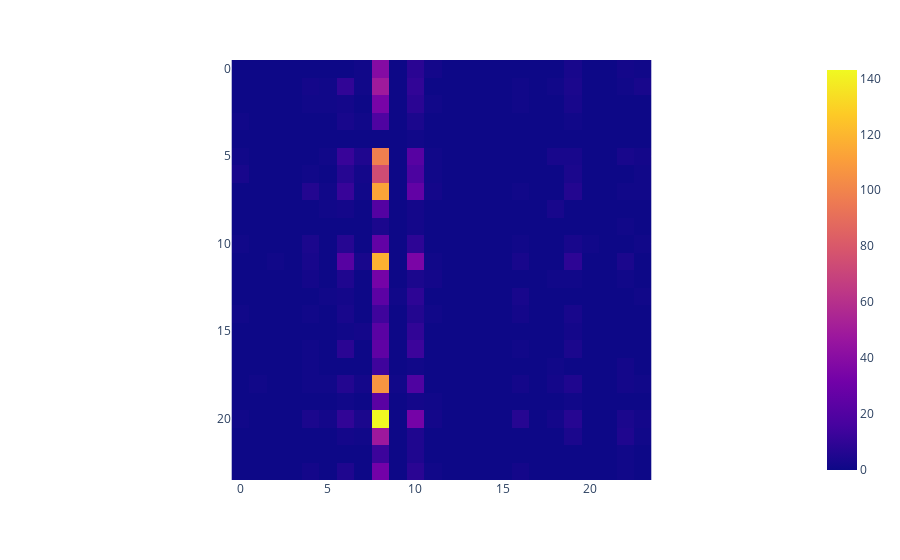

Notebook code cell kept with this figure:
### Code cell
px.imshow(cm)

### Figure 1 — Plotly figure (JSON) as saved in the notebook; plotly's stock layout.template omitted (floating-point values rounded to 4 significant figures; data arrays with more than 128 entries replaced by an {"elided": "..."} marker saying what was removed)
{"data": [{"coloraxis": "coloraxis", "hovertemplate": "x: %{x}<br>y: %{y}<br>color: %{z}<extra></extra>", "name": "0", "type": "heatmap", "xaxis": "x", "yaxis": "y", "z": {"elided": "24x24 int values"}}], "layout": {"coloraxis": {"colorscale": [[0, "#0d0887"], [0.1111, "#46039f"], [0.2222, "#7201a8"], [0.3333, "#9c179e"], [0.4444, "#bd3786"], [0.5556, "#d8576b"], [0.6667, "#ed7953"], [0.7778, "#fb9f3a"], [0.8889, "#fdca26"], [1, "#f0f921"]]}, "margin": {"t": 60}, "xaxis": {"anchor": "y", "constrain": "domain", "domain": [0, 1], "scaleanchor": "y"}, "yaxis": {"anchor": "x", "autorange": "reversed", "constrain": "domain", "domain": [0, 1]}}}
